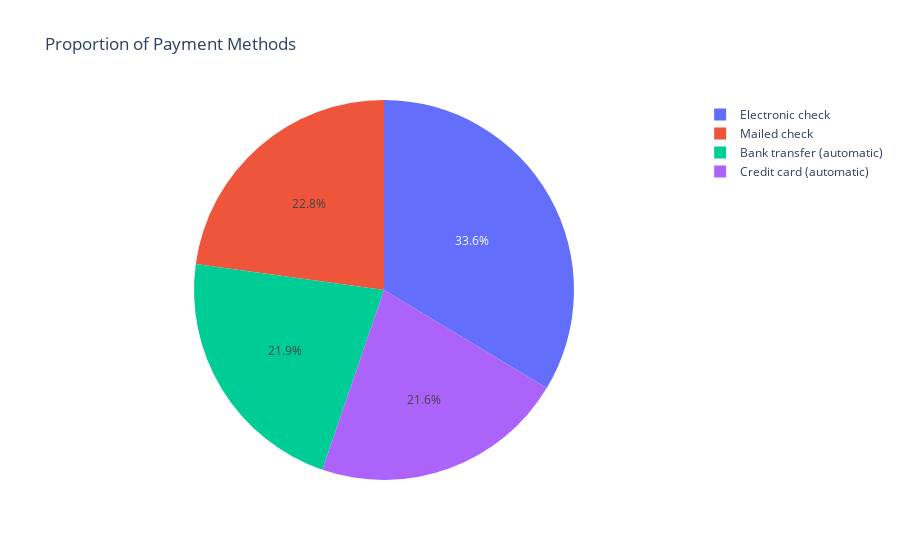

Here is the notebook cell this chart was saved with:
### Markdown cell above
- Customer having no InternetService churn more, as it is easy to move!
- But we see customers with **DSL** also churn more?
- Maybe this DSL is cheap but unreliable? So customers easily attach and leave it?

### Code cell
px.pie(clean_data, "PaymentMethod", title= "Proportion of Payment Methods")

### Figure 1 — Plotly figure (JSON) as saved in the notebook; plotly's stock layout.template omitted (floating-point values rounded to 4 significant figures; data arrays with more than 128 entries replaced by an {"elided": "..."} marker saying what was removed)
{"data": [{"domain": {"x": [0, 1], "y": [0, 1]}, "hovertemplate": "PaymentMethod=%{label}<extra></extra>", "labels": {"elided": "7032 str values"}, "legendgroup": "", "name": "", "showlegend": true, "type": "pie"}], "layout": {"legend": {"tracegroupgap": 0}, "title": {"text": "Proportion of Payment Methods"}}}
